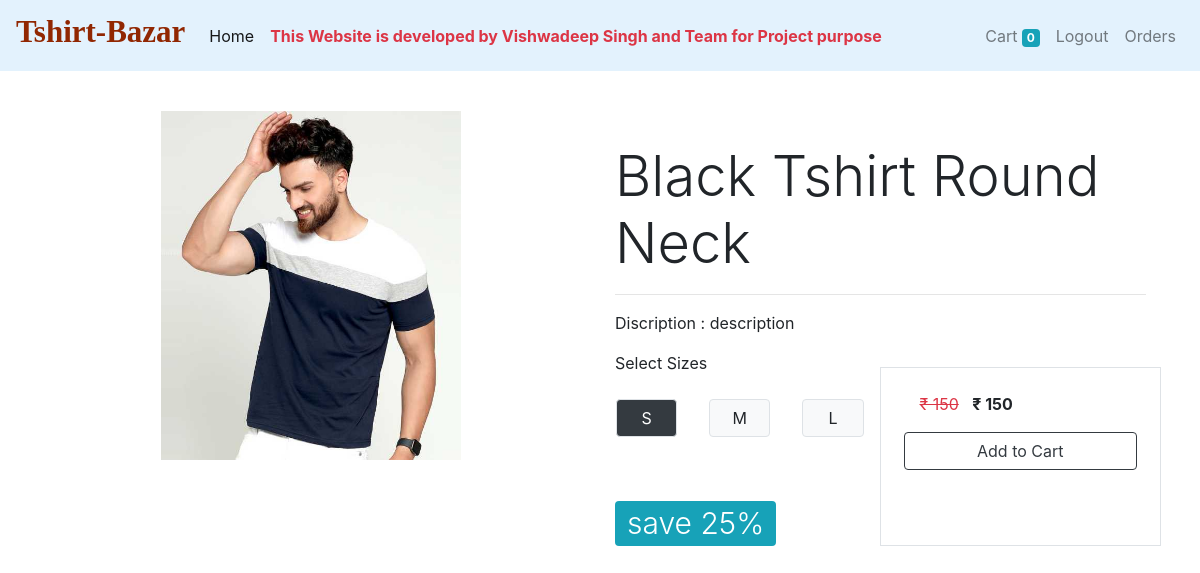
The page /product/Black Tshirt Round Neck (signed in) on the database its author committed.
### store/models.py (models this page shows, shortened)
class Tshirt(models.Model):
    name = models.CharField(max_length=50 ,null=False)
    slug = models.CharField(max_length=200 ,null=True, unique=True ,default="")
    description = models.CharField(max_length=500 ,null=True)
    discount = models.IntegerField(default=0)
    image =models.ImageField(upload_to='upload/images' ,null=False)
    occasion = models.ForeignKey(occasion ,on_delete = models.CASCADE)
    brand = models.ForeignKey(Brand ,on_delete = models.CASCADE)
    sleeve = models.ForeignKey(Sleeve ,on_delete = models.CASCADE)
    neck_type = models.ForeignKey(NeckType ,on_delete = models.CASCADE)
    ideal_for = models.ForeignKey(IdealFor ,on_delete = models.CASCADE)
    color = models.ForeignKey(Color ,on_delete = models.CASCADE)

class sizevariant(models.Model):
   SIZES = (
        ('S',"Small."),
        ('M',"Medium"),
        ('L',"Large"),
        ('XL',"Extra Large"),
        ('XXL',"Extra Extra Large"),
    )
   price = models.IntegerField(null= False)
   tshirt = models.ForeignKey(Tshirt ,on_delete =models.CASCADE)
   size = models.CharField(choices=SIZES ,max_length=5)

### store/views.py (the view)
# urls.py: path('product/<str:slug>' ,show_product),
def show_product(request , slug):
    tshirt = Tshirt.objects.get(slug=slug)
    size = request.GET.get('size')
    if size is None:
        size = tshirt.sizevariant_set.all().order_by('price').first()
    else:
        size = tshirt.sizevariant_set.get(size=size)
    size_price = size.price
    sell_price = size_price -(size_price*(tshirt.discount//100))
    context = {'tshirt' : tshirt , 'price':size_price , 'sell_price':sell_price ,'active_size':size}
    return render(request , template_name='store/product_details.html',context=context)

### store/templatetags/tshirt_tags.py (called while the page is built)
@register.filter
def rupee(number):
    return f'₹ {number}'

### store/templates/store/product_details.html (shortened to what this page needs)
{% extends "./base.html" %}
{% load tshirt_tags %}
{% block content %}
<div class="container">
    <div class="row">
        <div class="col">
        <div class="p-4 m-3">
            <div class="text-center mx-auto">
                <img src="{{tshirt.image.url}}" height="400px" width="300px" class="img-fluid" alt="">
            </div>
            </div>
        </div>
        <div class="col p-3 m-2">
            <br>
            <br>
            <div class="">
                <div class="display-4">
                    {{tshirt.name}}
                </div>
                <hr>
                <p>Discription : {{tshirt.description}}</p>
            </div>
            <div class="row ">
                <div class="col">
                    <label for="">Select Sizes</label>
                    <div class="row">
                        {% for size in tshirt.sizevariant_set.all %}
                        <div class="col p-3" >
                            <a href="/product/{{tshirt.slug}}?size={{size.size}}" class="btn
                            {% if active_size.size == size.size %}
                            btn-dark
                             {% else %}
                                btn-light
                             {% endif%}
                             border btn-block">
                                {{size.size}}
                            </a>
                        </div>
                        {% endfor%}
                    </div>
                    <br>
                    <br>
                    <div class="display-5 badge badge-info">
                        save {{tshirt.discount}}%
                    </div>
                </div>
                <div class="col border rouned mt-3">
                    <div class="p-2">
                        <div class="p-3">
                            <span class="text-danger"><del>{{price|rupee}}</del></span>
                            <span><b>{{sell_price|rupee}}</b></span>
                        </div>
                        <a href="/addtocart/{{tshirt.slug}}/{{active_size.size}}?return_url={{request.get_full_path}}" class="btn btn-outline-dark btn-block">Add to Cart</a>
                    </div>
                </div>
            </div>
        </div>
    </div>
</div>
{% endblock %}

### store/templates/store/base.html (style rules this page uses)
.display-5 { font-size: 30px; font-weight: 300; }

### rows shown on the page
Tshirt: image (picture), name "Black Tshirt Round Neck", description "description", discount "25"
sizevariant: size "S"
sizevariant: size "M"
sizevariant: size "L"

### other values the page prints
{{ request.session.cart|length }} "0"
{{ price|rupee }} "₹ 150"
{{ sell_price|rupee }} "₹ 150"
